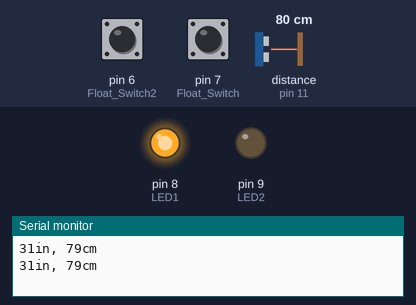
The sketch below on a simulated Arduino Uno, built with avr-gcc and run on an emulated ATmega328P. Parts: output pins drawn as LEDs (lit = HIGH), the last lines printed to the serial monitor. Wiring (inferred from the names in the program): ultrasonic range finder: trigger pin 12; echo pin 11. The test bench sets the inputs (shaded band); at power-on: distance to the obstacle (sensor on pin 11) 80 cm, pin 6 (Float_Switch2) HIGH, pin 7 (Float_Switch) HIGH. The echo pulse lasts 58.3 µs per cm; pins used as bus, display or sensor lines are not drawn.

Above: at 2.8 s.
2.9 s: distance to the obstacle (sensor on pin 11) set to 2 cm
At 6.5 s:
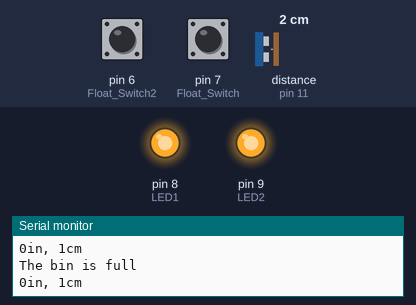
7.5 s: pin 6 (Float_Switch2) pulled LOW for 2.35 s
At 9.3 s:
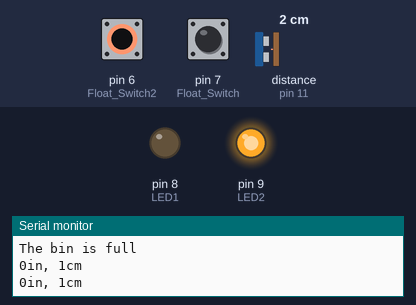
11.5 s: distance to the obstacle (sensor on pin 11) set to 47 cm
17.2 s: distance to the obstacle (sensor on pin 11) set to 51 cm
At 21.2 s:
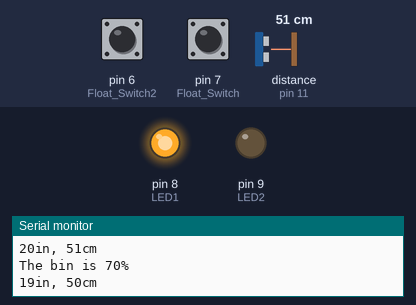
21.5 s: distance to the obstacle (sensor on pin 11) set to 4 cm
At 23.1 s:
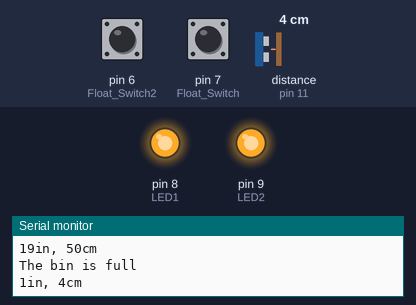
Timing chart, 0 to 24.6 s (numbered marks = the images above; inputs shaded):
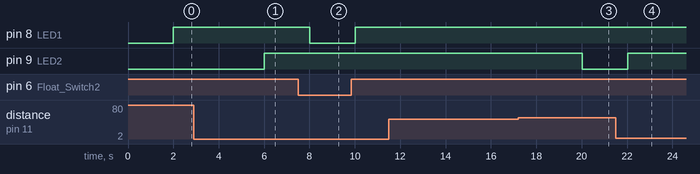

Measured:
- the behaviour switches between 50 and 51 cm on distance to the obstacle (sensor on pin 11) (found by bisection; images 2 and 3)
- after the input at 2.9 s, pin 9 (LED2): LOW → HIGH after 3.1 s
- after the input at 7.5 s, pin 8 (LED1): HIGH → LOW after 0.51 s, → HIGH 2.0 s later
- after the input at 17.2 s, pin 9 (LED2): HIGH → LOW after 2.8 s
- after the input at 21.5 s, pin 9 (LED2): goes on until 22.0 s, then stays HIGH

The sketch:

AquabinCodes.ino
```cpp
int trigPin = 12;    // Trigger
int echoPin = 11;    // Echo
long duration, cm, inches;
//Set the LED light to pin 8
int LED1 = 8;
int LED2 = 9;
//Set the float sensor to pin 3
#define Float_Switch2 6
#define Float_Switch 7

void setup() {
  //Serial Port begin
  Serial.begin (9600);
  //Define inputs and outputs
  pinMode(trigPin, OUTPUT);
  pinMode(echoPin, INPUT);
  pinMode(LED1, OUTPUT);
  pinMode(LED2, OUTPUT);
  pinMode(Float_Switch, INPUT_PULLUP);
  pinMode(Float_Switch2, INPUT_PULLUP);
}

void loop() {
  // The sensor is triggered by a HIGH pulse of 10 or more microseconds.
  // Give a short LOW pulse beforehand to ensure a clean HIGH pulse:
  digitalWrite(trigPin, LOW);
  delayMicroseconds(5);
  digitalWrite(trigPin, HIGH);
  delayMicroseconds(10);
  digitalWrite(trigPin, LOW);

  // Read the signal from the sensor: a HIGH pulse whose
  // duration is the time (in microseconds) from the sending
  // of the ping to the reception of its echo off of an object.
  pinMode(echoPin, INPUT);
  duration = pulseIn(echoPin, HIGH);

  // Convert the time into a distance
  cm = (duration/2) / 29.1;     // Divide by 29.1 or multiply by 0.0343
  inches = (duration/2) / 74;   // Divide by 74 or multiply by 0.0135

  Serial.print(inches);
  Serial.print("in, ");
  Serial.print(cm);
  Serial.print("cm");
  Serial.println();

  delay(2000);


  if(digitalRead(Float_Switch) == HIGH && digitalRead(Float_Switch2) == HIGH )
  {
    digitalWrite(LED1, HIGH); //Turn LED on
    if(cm<=50  ){
      Serial.println("The bin is full");
      digitalWrite(LED2, HIGH);

    }
    else if((cm>50) && (cm<60)){
      Serial.println("The bin is 70% ");
      digitalWrite(LED2, LOW);

    }
    else{
      digitalWrite(LED2, LOW);
    }
  }

 else
  {
    digitalWrite(LED1, LOW); //Turn LED off
  }


}
```
